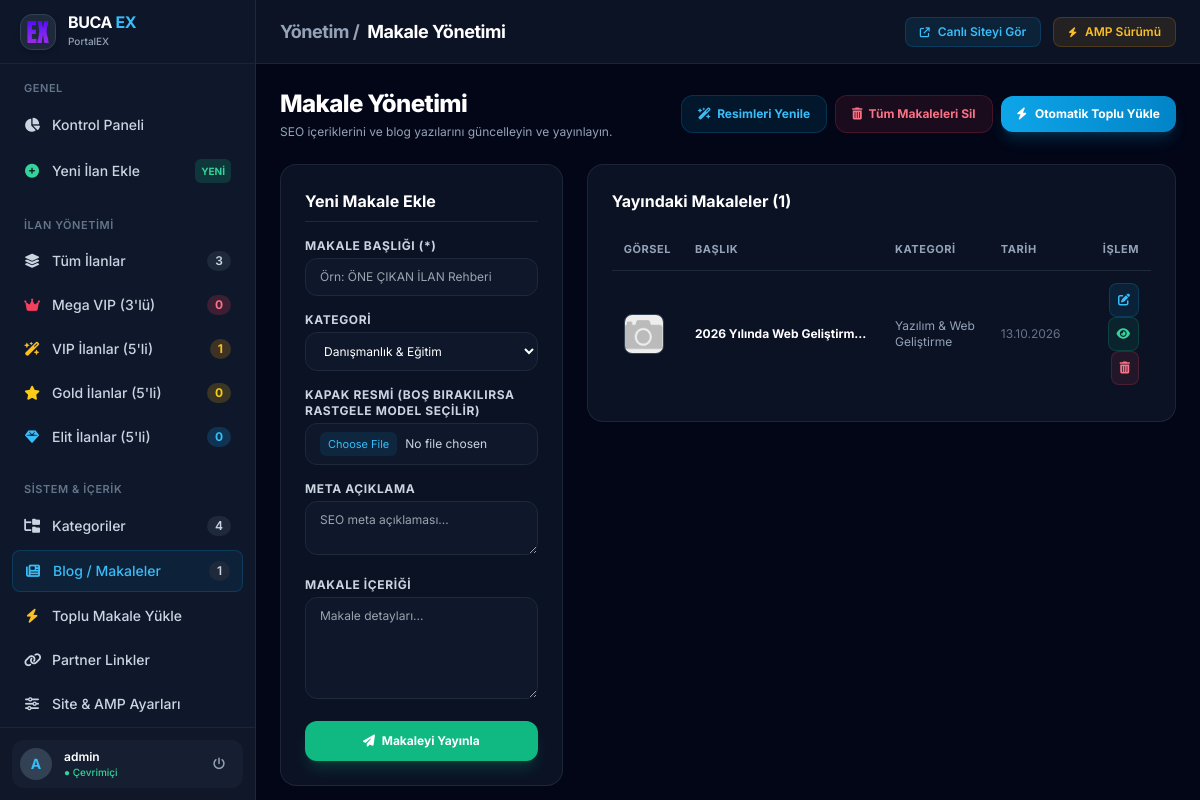
/admin/blog.php (signed in), run on the app's committed database.
### tables this page shows
CREATE TABLE `blog` (
  `id` INT NOT NULL AUTO_INCREMENT,
  `kategori` INT DEFAULT 0,
  `baslik` VARCHAR(255) NOT NULL,
  `aciklama` LONGTEXT,
  `resim` VARCHAR(255) DEFAULT 'resimyok.png',
  `meta` TEXT,
  `anahtar` TEXT,
  `durum` VARCHAR(50) DEFAULT 'Aktif',
  `odak_kelime` VARCHAR(255) DEFAULT '',
  `seo` VARCHAR(255) NOT NULL,
  `paylasim` VARCHAR(50) DEFAULT 'Normal',
  `tarih` VARCHAR(50) DEFAULT '',
  `yayinlanma_tarihi` DATETIME DEFAULT CURRENT_TIMESTAMP,
  `yil` INT DEFAULT 2026,
  `hit` INT DEFAULT 0,
  PRIMARY KEY (`id`),
  KEY `idx_blog_durum` (`durum`),
  KEY `idx_blog_seo` (`seo`)
);

CREATE TABLE `kategori` (
  `id` INT NOT NULL AUTO_INCREMENT,
  `baslik` VARCHAR(255) NOT NULL,
  `seo` VARCHAR(255) NOT NULL,
  `odak` VARCHAR(255) DEFAULT 'İzmir',
  `meta` TEXT,
  `anahtar` TEXT,
  `aciklama` TEXT,
  PRIMARY KEY (`id`),
  KEY `idx_kat_seo` (`seo`)
);

### admin/blog.php (the view, shortened to what this page needs)
<?php
require_once('header.php');
function getBlogImageSrc($resim) {
    if (empty($resim) || $resim === 'resimyok.png') {
        return '../blogresim/resimyok.png';
    }
    return '../blogresim/resimyok.png';
}
$makaleler = $conn->query("
    SELECT b.*, k.baslik AS kat_baslik
    FROM blog b
    LEFT JOIN kategori k ON b.kategori = k.id
    ORDER BY b.id DESC
")->fetchAll(PDO::FETCH_ASSOC);
?>
<div class="mb-6 flex flex-col md:flex-row md:items-center justify-between gap-4">
    <div>
        <h2 class="text-2xl font-extrabold text-white tracking-tight">Makale Yönetimi</h2>
        <p class="text-xs text-slate-400 mt-1">SEO içeriklerini ve blog yazılarını güncelleyin ve yayınlayın.</p>
    </div>
    <div class="flex items-center gap-2">
        <a href="blog.php?resimleri_guncelle=1" onclick="return confirm('Tüm makalelerin kapak resimleri modelresim klasöründen blogresim klasörüne kopyalanıp yenilenecektir. Onaylıyor musunuz?')" class="px-4 py-2.5 bg-sky-500/10 hover:bg-sky-500/20 text-sky-400 border border-sky-500/20 font-bold text-xs rounded-xl transition-all inline-flex items-center gap-1.5" title="Kapak Resimlerini Yenile">
            <i class="fa-solid fa-wand-magic-sparkles text-xs"></i>
            <span>Resimleri Yenile</span>
        </a>
        <a href="blog.php?tumunu_sil=1" onclick="return confirm('TÜM MAKALELER SİLİNECEK! Emin misiniz?')" class="px-4 py-2.5 bg-rose-500/10 hover:bg-rose-500/20 text-rose-400 border border-rose-500/20 font-bold text-xs rounded-xl transition-all inline-flex items-center gap-1.5">
            <i class="fa-solid fa-trash-can text-xs"></i>
            <span>Tüm Makaleleri Sil</span>
        </a>
        <a href="toplu-makale.php" class="px-4 py-2.5 bg-gradient-to-r from-sky-500 to-sky-600 hover:from-sky-400 hover:to-sky-500 text-white font-bold text-xs rounded-xl shadow-lg shadow-sky-500/20 transition-all inline-flex items-center gap-2">
            <i class="fa-solid fa-bolt text-xs"></i>
            <span>Otomatik Toplu Yükle</span>
        </a>
    </div>
</div>
<div class="grid grid-cols-1 lg:grid-cols-3 gap-6">
    <div class="lg:col-span-1">
        <form method="POST" action="" enctype="multipart/form-data" class="glass-panel p-6 rounded-2xl space-y-4">
            <h3 class="text-base font-bold text-white mb-2 pb-2 border-b border-slate-800">Yeni Makale Ekle</h3>
            <div>
                <label class="block text-xs font-bold text-slate-300 uppercase tracking-wider mb-1">Makale Başlığı (*)</label>
                <input type="text" name="baslik" required placeholder="Örn: ÖNE ÇIKAN İLAN Rehberi" class="w-full px-3.5 py-2.5 bg-slate-900 border border-slate-800 rounded-xl text-xs text-white focus:outline-none focus:border-sky-500">
            </div>
            <div>
                <label class="block text-xs font-bold text-slate-300 uppercase tracking-wider mb-1">Kategori</label>
                <select name="kategori" class="w-full px-3.5 py-2.5 bg-slate-900 border border-slate-800 rounded-xl text-xs text-white focus:outline-none focus:border-sky-500">
                    <?php
                    $kats = $conn->query("SELECT id, baslik FROM kategori ORDER BY baslik ASC")->fetchAll(PDO::FETCH_ASSOC);
                    foreach($kats as $k): ?>
                    <option value="<?= $k['id']; ?>"><?= htmlspecialchars($k['baslik']); ?></option>
                    <?php endforeach; ?>
                </select>
            </div>
            <div>
                <label class="block text-xs font-bold text-slate-300 uppercase tracking-wider mb-1">Kapak Resmi (Boş bırakılırsa rastgele model seçilir)</label>
                <input type="file" name="dosya" accept="image/*" class="w-full px-3.5 py-2 bg-slate-900 border border-slate-800 rounded-xl text-xs text-slate-300 file:mr-2 file:py-1 file:px-2 file:rounded-md file:border-0 file:text-[11px] file:bg-sky-500/10 file:text-sky-400">
            </div>
            <div>
                <label class="block text-xs font-bold text-slate-300 uppercase tracking-wider mb-1">Meta Açıklama</label>
                <textarea name="meta" rows="2" placeholder="SEO meta açıklaması..." class="w-full px-3.5 py-2.5 bg-slate-900 border border-slate-800 rounded-xl text-xs text-white focus:outline-none focus:border-sky-500"></textarea>
            </div>
            <div>
                <label class="block text-xs font-bold text-slate-300 uppercase tracking-wider mb-1">Makale İçeriği</label>
                <textarea name="aciklama" rows="5" placeholder="Makale detayları..." class="w-full px-3.5 py-2.5 bg-slate-900 border border-slate-800 rounded-xl text-xs text-white focus:outline-none focus:border-sky-500"></textarea>
            </div>
            <button type="submit" name="ekle" class="w-full py-3 bg-emerald-500 hover:bg-emerald-400 text-white font-bold text-xs rounded-xl shadow-lg shadow-emerald-500/20 transition-all">
                <i class="fa-solid fa-paper-plane mr-1"></i> Makaleyi Yayınla
            </button>
        </form>
    </div>
    <div class="lg:col-span-2">
        <div class="glass-panel p-6 rounded-2xl">
            <h3 class="text-base font-bold text-white mb-4">Yayındaki Makaleler (<?= count($makaleler); ?>)</h3>
            <div class="overflow-x-auto">
                <table class="w-full text-left border-collapse">
                    <thead>
                        <tr class="border-b border-slate-800 text-[11px] font-bold text-slate-400 uppercase tracking-wider">
                            <th class="py-3 px-3">Görsel</th>
                            <th class="py-3 px-3">Başlık</th>
                            <th class="py-3 px-3">Kategori</th>
                            <th class="py-3 px-3">Tarih</th>
                            <th class="py-3 px-3 text-right">İşlem</th>
                        </tr>
                    </thead>
                    <tbody class="divide-y divide-slate-800/60 text-xs">
                        <?php foreach($makaleler as $m): ?>
                        <tr class="hover:bg-slate-800/40 transition-colors">
                            <td class="py-3 px-3">
                                <img src="<?= getBlogImageSrc($m['resim']); ?>" class="w-10 h-10 object-cover rounded-lg border border-slate-700">
                            </td>
                            <td class="py-3 px-3 font-bold text-white max-w-[200px] truncate"><?= htmlspecialchars($m['baslik']); ?></td>
                            <td class="py-3 px-3 text-slate-400"><?= htmlspecialchars($m['kat_baslik'] ?? 'Genel'); ?></td>
                            <td class="py-3 px-3 text-slate-500"><?= htmlspecialchars($m['tarih'] ?? ''); ?></td>
                            <td class="py-3 px-3 text-right space-x-1">
                                <a href="blog-duzenle.php?id=<?= $m['id']; ?>" class="p-2 rounded-lg bg-sky-500/10 hover:bg-sky-500/20 text-sky-400 border border-sky-500/20 transition-all inline-flex items-center" title="Düzenle">
                                    <i class="fa-solid fa-pen-to-square text-xs"></i>
                                </a>
                                <a href="../yazi/<?= htmlspecialchars($m['seo']); ?>/<?= $m['id']; ?>.html" target="_blank" class="p-2 rounded-lg bg-emerald-500/10 hover:bg-emerald-500/20 text-emerald-400 border border-emerald-500/20 transition-all inline-flex items-center" title="Oku">
                                    <i class="fa-solid fa-eye text-xs"></i>
                                </a>
                                <a href="blog.php?sil=<?= $m['id']; ?>" onclick="return confirm('Bu makaleyi silmek istediğinizden emin misiniz?')" class="p-2 rounded-lg bg-rose-500/10 hover:bg-rose-500/20 text-rose-400 border border-rose-500/20 transition-all inline-flex items-center" title="Sil">
                                    <i class="fa-solid fa-trash-can text-xs"></i>
                                </a>
                            </td>
                        </tr>
                        <?php endforeach; ?>
                    </tbody>
                </table>
            </div>
        </div>
    </div>
</div>
<?php require_once('footer.php'); ?>

### admin/header.php (style rules this page uses)
body { font-family: 'Inter', sans-serif; }
.glass-panel { background: rgba(15, 23, 42, 0.75); backdrop-filter: blur(12px); border: 1px solid rgba(255, 255, 255, 0.08); }

### data on the page
blog: resim (picture), baslik "2026 Yılında Web Geliştirm…", kategori.baslik "Yazılım & Web Geliştirme", tarih "13.10.2026"

### other printed values
$stats['total_ilan'] "3"
$stats['mega_count'] "0"
$stats['vip_count'] "1"
$stats['gold_count'] "0"
$stats['elit_count'] "0"
$kat_count "4"
$blog_count "1"
substr($_SESSION['site_user'] ?? 'A', 0, 1) "A"
$_SESSION['site_user'] "admin"
count($makaleler) "1"
form field kategori "Danışmanlık & Eğitim"
